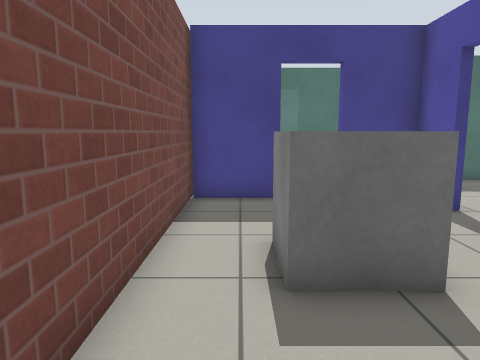
View 1 (above)

20 first-person views from a walk through a Gazebo world. The camera is 1 m above the floor, tilts 8° down and sees 70° across. The floor is counted in squares, 0.5 m on a side. Each view is taken from the middle of a square. On the plan, view 1 faces up. The plan holds only what a view shows up to about 18 squares ahead; the rest is blank. Robots are left out. Simple patterns stand in for the simulator's built-in surfaces.

View 2
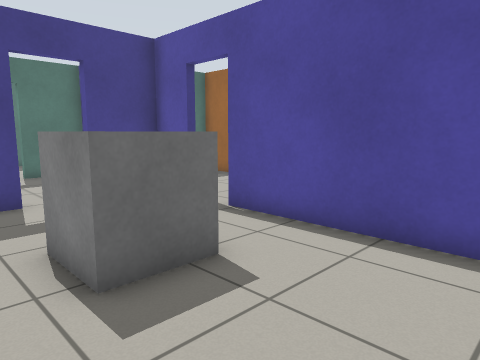

View 3
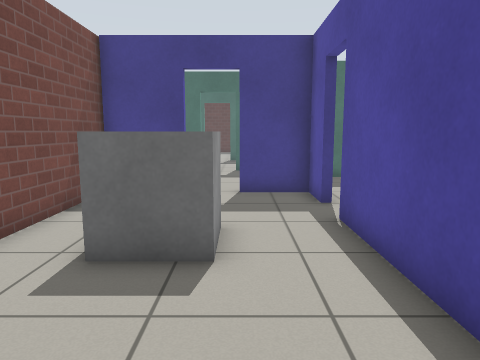

View 4
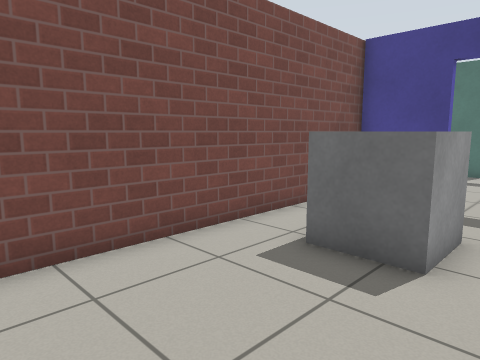

View 5
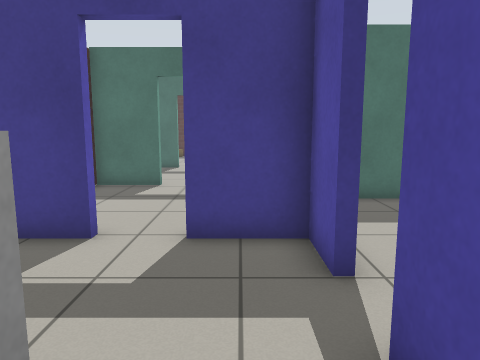

View 6
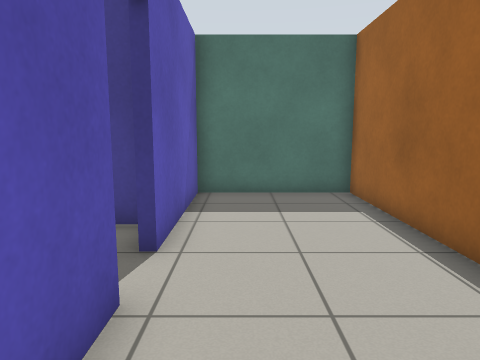

View 7
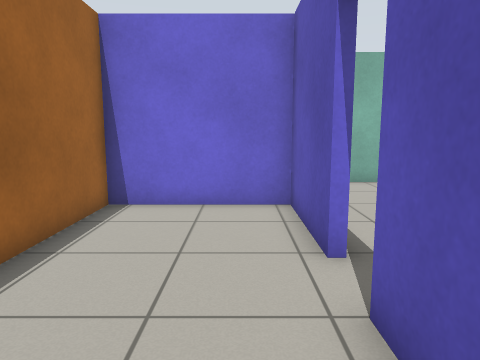

View 8
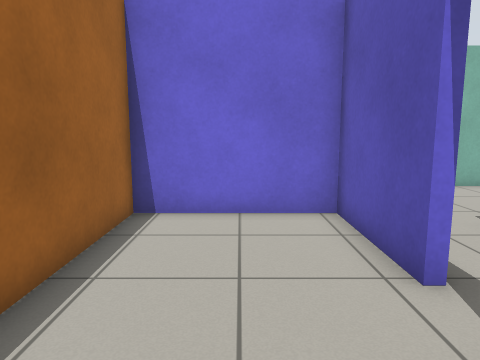

View 9
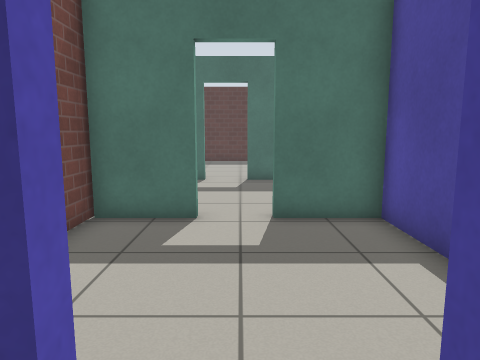

View 10
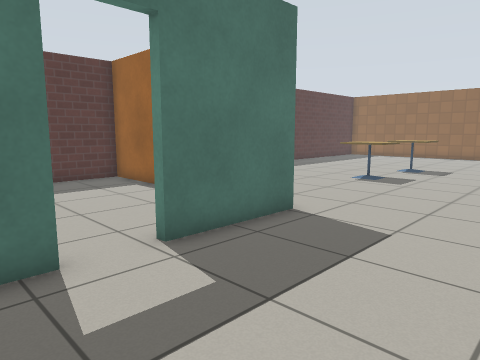

View 11
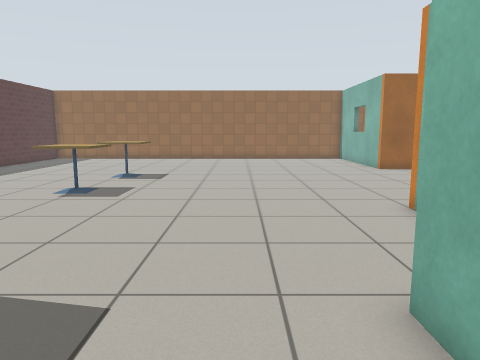

View 12
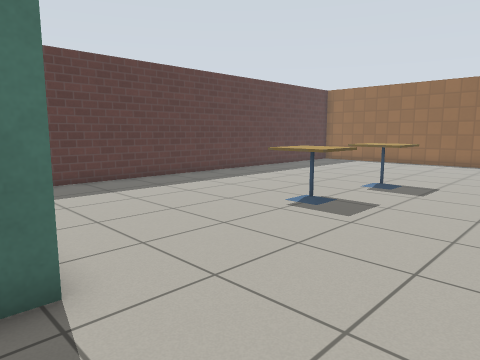

View 13
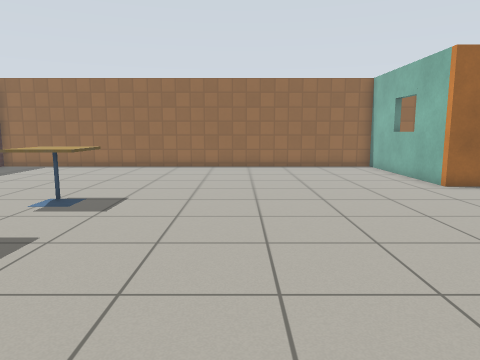

View 14
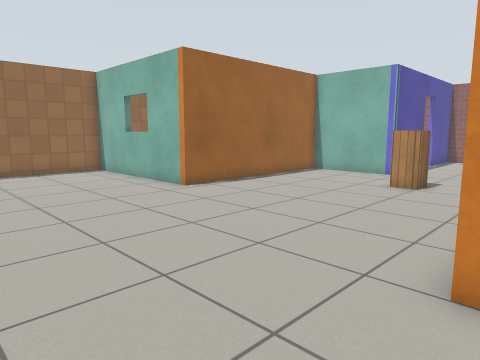

View 15
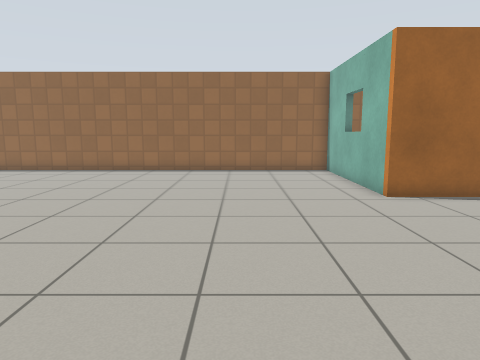

View 16
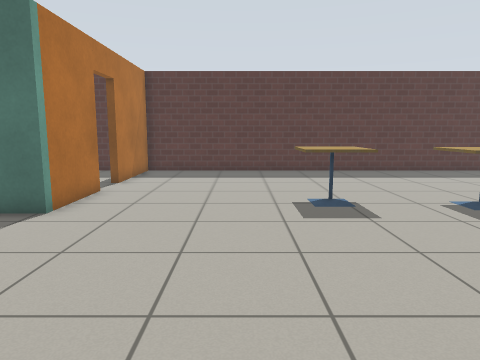

View 17
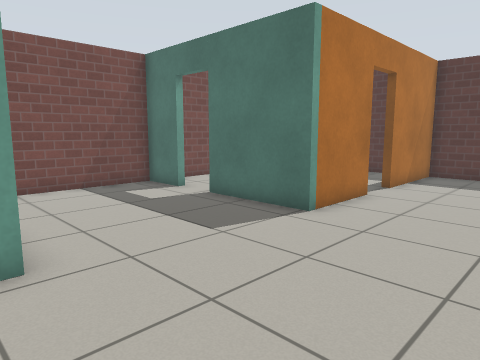

View 18
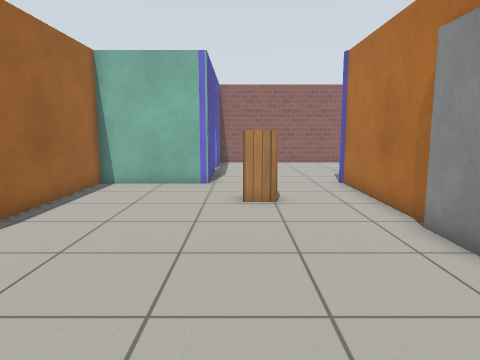

View 19
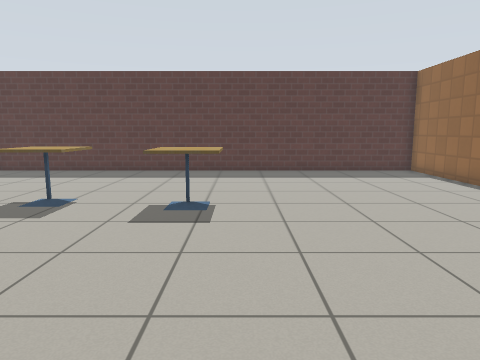

View 20
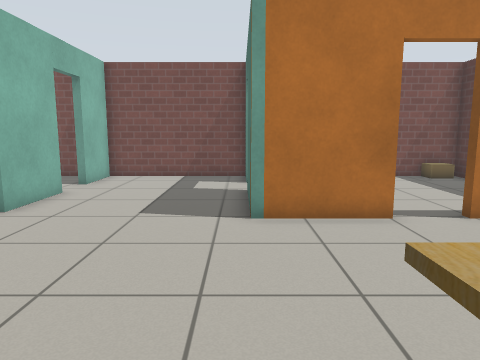

### Floor plan
Points are (right, up) in squares from view 1. A wall is a line through its corners. A room is listed if a view was taken in it or the views show most of it. See-through windows are left out.
Room 1 (views 1, 2, 3, 4, 5, 9)
walls: (5.3, 0.9) (5.3, 6.8); (-1, -1.6) (2.6, -1.6); (5.3, 8.5) (5.3, 10.3) (2.9, 10.3); (1.2, 10.3) (-1.5, 10.3); (-1.5, 10.9) (-1.5, -0.3)
ways out: open door at (5.5, 7.5) to room 2; open door at (2.3, 10.3) to room 5
objects: other object (1, 4) to (2, 6)
Room 2 (views 6, 7, 8)
walls: (5.6, 6.8) (5.6, 2.7) (10.6, 2.7) (10.6, 14.2) (5.3, 14.2); (5.6, 14.3) (5.6, 8.5)
ways out: open door at (5.5, 7.5) to room 1
objects: door leaf (11, 10)
Room 3 (views 10, 11, 12, 13, 14, 15, 16, 17, 18, 19, 20)
walls: (10.5, 14.5) (11, 14.5); (6.2, 26.6) (6.2, 23.3) (2.3, 23.3); (10.9, 8.7) (10.9, 2.4); (2.7, 17.1) (5.6, 17.1); (0.6, 23.3) (-1.5, 23.3) (-1.5, 16.9); (16.2, 2.7) (20.4, 2.7) (20.4, 11.4) (27.9, 11.4) (27.9, 32.7) (6.2, 32.7) (6.2, 28.2); (-1.5, 17.1) (1, 17.1)
ways out: open door at (1.5, 23.5) to room 4; open door at (6, 27.5) to room 4; open door at (1.5, 17) to room 5; opening at (13.5, 2)
objects: cafe table (13, 24) to (14, 25); cabinet (14, 6) to (15, 6); cafe table (17, 24) to (18, 25)
Room 4 (no view inside)
walls: (-1.5, 26.5) (-1.5, 25); (5.9, 29.5) (5.9, 32.7) (3.3, 32.7); (-0.6, 32.7) (-1.5, 32.7) (-1.5, 30)
ways out: open door at (1.5, 23.5) to room 3; open door at (6, 27.5) to room 3
objects: cardboard box (-1, 31) to (-1, 32)
Room 5 (no view inside)
walls: (1, 16.8) (-1.5, 16.8); (-1.5, 16.9) (-1.5, 14.7); (5.3, 14.2) (5.3, 16.8) (2.7, 16.8)
ways out: open door at (2.3, 10.3) to room 1; open door at (1.5, 17) to room 3

Positions as (right, up) in squares from view 1, and headings:
1: (0, 0), facing up
2: (-1, 0), facing up-right
3: (3, -1), facing up
4: (4, -1), facing up-left
5: (4, 4), facing up
6: (7, 3), facing up
7: (7, 12), facing down
8: (8, 11), facing down
9: (2, 9), facing up
10: (-1, 18), facing up-right
11: (2, 19), facing right
12: (5, 19), facing up-right
13: (8, 19), facing right
14: (10, 19), facing down-right
15: (10, 16), facing right
16: (11, 15), facing up
17: (11, 16), facing up-left
18: (15, 16), facing down
19: (19, 15), facing up
20: (14, 23), facing left
